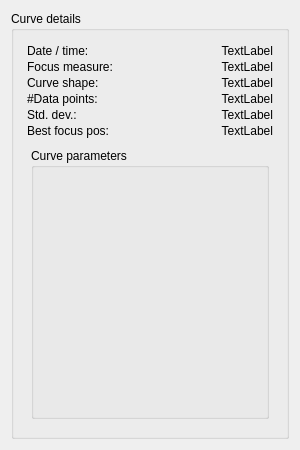
<?xml version="1.0" encoding="UTF-8"?>
<ui version="4.0">
 <class>Form</class>
 <widget class="QWidget" name="Form">
  <property name="geometry">
   <rect>
    <x>0</x>
    <y>0</y>
    <width>300</width>
    <height>450</height>
   </rect>
  </property>
  <property name="windowTitle">
   <string>Form</string>
  </property>
  <layout class="QGridLayout" name="gridLayout_2">
   <item row="0" column="0">
    <layout class="QGridLayout" name="gridLayout">
     <item row="0" column="0">
      <widget class="QGroupBox" name="groupBox">
       <property name="title">
        <string>Curve details</string>
       </property>
       <layout class="QGridLayout" name="gridLayout_4">
        <item row="0" column="0">
         <layout class="QGridLayout" name="gridLayout_3" rowstretch="0,1">
          <property name="leftMargin">
           <number>2</number>
          </property>
          <property name="topMargin">
           <number>2</number>
          </property>
          <property name="rightMargin">
           <number>2</number>
          </property>
          <property name="bottomMargin">
           <number>2</number>
          </property>
          <property name="spacing">
           <number>2</number>
          </property>
          <item row="0" column="0">
           <layout class="QGridLayout" name="gridLayout_5">
            <property name="leftMargin">
             <number>2</number>
            </property>
            <property name="topMargin">
             <number>2</number>
            </property>
            <property name="rightMargin">
             <number>2</number>
            </property>
            <property name="bottomMargin">
             <number>2</number>
            </property>
            <property name="spacing">
             <number>2</number>
            </property>
            <item row="0" column="0">
             <widget class="QLabel" name="label">
              <property name="minimumSize">
               <size>
                <width>100</width>
                <height>0</height>
               </size>
              </property>
              <property name="text">
               <string>Date / time:</string>
              </property>
             </widget>
            </item>
            <item row="2" column="0">
             <widget class="QLabel" name="label_3">
              <property name="text">
               <string>Curve shape:</string>
              </property>
             </widget>
            </item>
            <item row="1" column="0">
             <widget class="QLabel" name="label_2">
              <property name="text">
               <string>Focus measure:</string>
              </property>
             </widget>
            </item>
            <item row="5" column="0">
             <widget class="QLabel" name="label_6">
              <property name="text">
               <string>Best focus pos:</string>
              </property>
             </widget>
            </item>
            <item row="3" column="0">
             <widget class="QLabel" name="label_4">
              <property name="text">
               <string>#Data points:</string>
              </property>
             </widget>
            </item>
            <item row="4" column="0">
             <widget class="QLabel" name="label_5">
              <property name="text">
               <string>Std. dev.:</string>
              </property>
             </widget>
            </item>
            <item row="0" column="1">
             <widget class="QLabel" name="label_7">
              <property name="text">
               <string>TextLabel</string>
              </property>
              <property name="alignment">
               <set>Qt::AlignRight|Qt::AlignTrailing|Qt::AlignVCenter</set>
              </property>
             </widget>
            </item>
            <item row="1" column="1">
             <widget class="QLabel" name="label_8">
              <property name="text">
               <string>TextLabel</string>
              </property>
              <property name="alignment">
               <set>Qt::AlignRight|Qt::AlignTrailing|Qt::AlignVCenter</set>
              </property>
             </widget>
            </item>
            <item row="2" column="1">
             <widget class="QLabel" name="label_9">
              <property name="text">
               <string>TextLabel</string>
              </property>
              <property name="alignment">
               <set>Qt::AlignRight|Qt::AlignTrailing|Qt::AlignVCenter</set>
              </property>
             </widget>
            </item>
            <item row="3" column="1">
             <widget class="QLabel" name="label_10">
              <property name="text">
               <string>TextLabel</string>
              </property>
              <property name="alignment">
               <set>Qt::AlignRight|Qt::AlignTrailing|Qt::AlignVCenter</set>
              </property>
             </widget>
            </item>
            <item row="4" column="1">
             <widget class="QLabel" name="label_11">
              <property name="text">
               <string>TextLabel</string>
              </property>
              <property name="alignment">
               <set>Qt::AlignRight|Qt::AlignTrailing|Qt::AlignVCenter</set>
              </property>
             </widget>
            </item>
            <item row="5" column="1">
             <widget class="QLabel" name="label_12">
              <property name="text">
               <string>TextLabel</string>
              </property>
              <property name="alignment">
               <set>Qt::AlignRight|Qt::AlignTrailing|Qt::AlignVCenter</set>
              </property>
             </widget>
            </item>
           </layout>
          </item>
          <item row="1" column="0">
           <layout class="QGridLayout" name="gridLayout_6">
            <property name="leftMargin">
             <number>6</number>
            </property>
            <property name="topMargin">
             <number>6</number>
            </property>
            <property name="rightMargin">
             <number>6</number>
            </property>
            <property name="bottomMargin">
             <number>6</number>
            </property>
            <item row="0" column="0">
             <widget class="QGroupBox" name="groupBox_2">
              <property name="title">
               <string>Curve parameters</string>
              </property>
             </widget>
            </item>
           </layout>
          </item>
         </layout>
        </item>
       </layout>
      </widget>
     </item>
    </layout>
   </item>
  </layout>
 </widget>
 <resources/>
 <connections/>
</ui>
